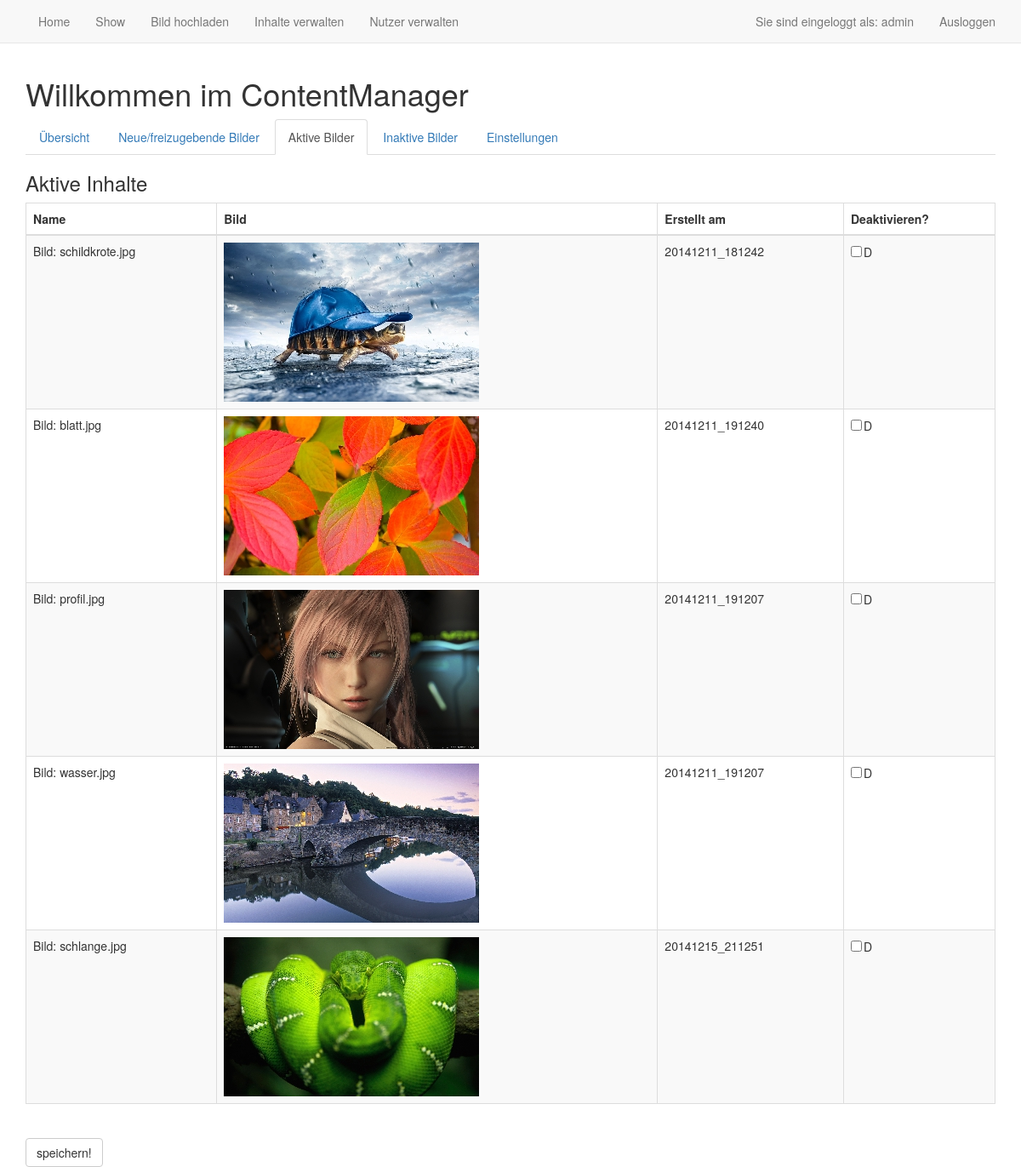
The app's page /cms_aktiv.php (signed in) with its own data.
### tables this page shows
CREATE TABLE "bilder" ("lfdnr" INTEGER PRIMARY KEY  NOT NULL , "name" TEXT NOT NULL , "user" INTEGER NOT NULL , "erstzeit" DATETIME NOT NULL  DEFAULT CURRENT_TIMESTAMP, "akt_ab" DATETIME, "akt_bis" DATETIME, "ort" TEXT NOT NULL , "status" INTEGER);

### cms_aktiv.php (the view, shortened to what this page needs)
<?php
include("header.php");
include("cms_links.php");
?>
<html>
<head>
  <link href="css/bootstrap.min.css" rel="stylesheet">
</head>
<body>
	<div id="cms_aktiv" class="container">
<?php
$db = new SQLite3('db/infosaeule.sqlite');
if(!$db)die($db->lastErrorMsg());
 else{
echo" <form action='check_aktiv.php' method='post' enctype='multipart/form-data'>";
  $results = $db->query("SELECT name, erstzeit,lfdnr from Bilder where status='1' order by 'lfdnr'");
if($results)
  { echo " <b><h3>Aktive Inhalte</h3></b>";
  echo "<table class='table table-striped table-bordered'> ";
  echo "<thead><th>Name</th>";
  echo "<th>Bild</th>";
  echo "<th>Erstellt am</th>";
  echo "<th>Deaktivieren?</th></thead>";
  echo "<tbody>";
         while ($row = $results->fetchArray())
         {
                 echo "<tr><td>Bild: ".$row['name']."</td>";
                 echo "<td><img src='thumbnail/".$row['erstzeit']."-".$row['name']."' alt='".$row['name']."'</td>";
                 echo "<td>".$row['erstzeit']."</td>";
                 echo "<td><input type='checkbox' name='".$row['lfdnr']."' value='deaktivieren' style='margin-right: 2px;'>D</td>";
                 echo "</tr>";
         }
	echo "</tbody>";
  echo "</table> ";
  }
}
?>
 <br>
 <input class="btn btn-default btn-file" type="submit" value="speichern!">
</form>
</div>
</body>
</html>

### css/nav.css (style rules this page uses)
.container { width: 900px; }
body { padding-top: 70px; }

### records on screen
bilder: name "schildkrote.jpg", erstzeit+name (picture), erstzeit "20141211_181242"
bilder: name "blatt.jpg", erstzeit+name (picture), erstzeit "20141211_191240"
bilder: name "profil.jpg", erstzeit+name (picture), erstzeit "20141211_191207"
bilder: name "wasser.jpg", erstzeit+name (picture), erstzeit "20141211_191207"
bilder: name "schlange.jpg", erstzeit+name (picture), erstzeit "20141215_211251"

### other values on screen
$_SESSION['rolle'] "admin"
